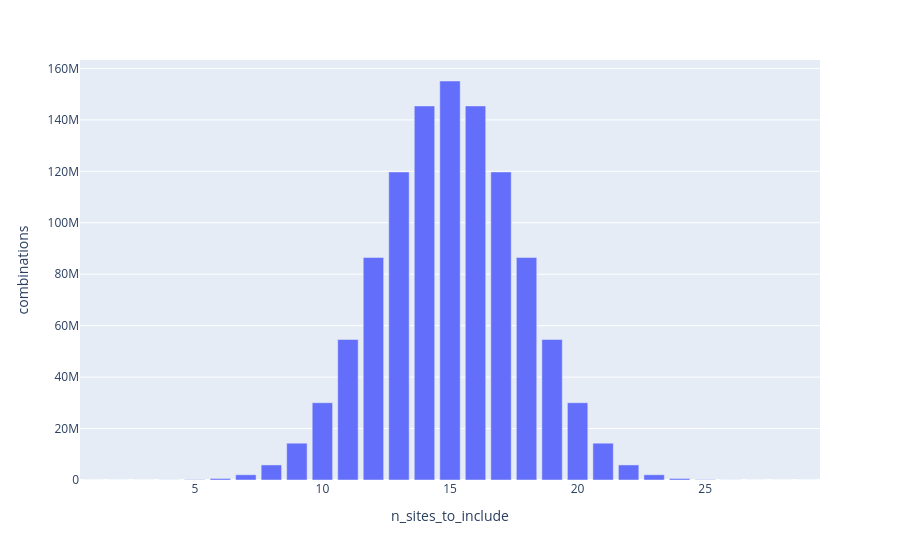

The notebook cell saved with this chart:
### Markdown cell above
For our 30 site problem, if we want a total of 15 sites, we can see that's nearly 160 **million** combinations to evaluate.

### Code cell
# echo: false
import plotly.express as px

px.bar(combos_df, x="n_sites_to_include", y="combinations")

### Figure 1 — Plotly figure (JSON) as saved in the notebook; plotly's stock layout.template omitted (floating-point values rounded to 4 significant figures)
{"data": [{"hovertemplate": "n_sites_to_include=%{x}<br>combinations=%{y}<extra></extra>", "legendgroup": "", "marker": {"color": "#636efa", "pattern": {"shape": ""}}, "name": "", "orientation": "v", "showlegend": false, "textposition": "auto", "type": "bar", "x": [1, 2, 3, 4, 5, 6, 7, 8, 9, 10, 11, 12, 13, 14, 15, 16, 17, 18, 19, 20, 21, 22, 23, 24, 25, 26, 27, 28, 29], "xaxis": "x", "y": [30, 435, 4060, 27405, 142506, 593775, 2035800, 5852925, 14307150, 30045015, 54627300, 86493225, 119759850, 145422675, 155117520, 145422675, 119759850, 86493225, 54627300, 30045015, 14307150, 5852925, 2035800, 593775, 142506, 27405, 4060, 435, 30], "yaxis": "y"}], "layout": {"barmode": "relative", "legend": {"tracegroupgap": 0}, "margin": {"t": 60}, "xaxis": {"anchor": "y", "domain": [0, 1], "title": {"text": "n_sites_to_include"}}, "yaxis": {"anchor": "x", "domain": [0, 1], "title": {"text": "combinations"}}}}
